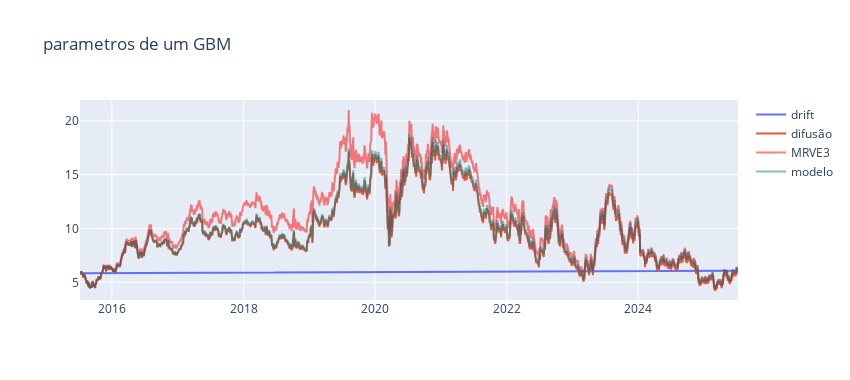

Notebook code cell kept with this figure:
### Markdown cell above
## simulação de preços
 [movimento browniano geométrico](https://pt.wikipedia.org/wiki/Movimento_browniano_geom%C3%A9trico) (GBM):


Esse modelo simula o comportamento de uma ação usando a fórmula

$$
S_t = S_{t-\Delta t}e^{\left( \mu - \frac{\sigma^2}{2} \right) \Delta t + \sigma z_t \sqrt{\Delta t}}
$$

em que $S_0$ e $S_t$ são o preço da ação no início e no instante $t$, respectivamente,  $\mu$ e $\sigma$ são a média e o desvio padrão do retorno esperado de uma ação, e $z_i$ é uma componente aleatória --- um número sorteado a partir de uma [distribuição normal](https://pt.wikipedia.org/wiki/Distribui%C3%A7%C3%A3o_normal) com média 0 e desvio padrão 1 --- e $\Delta t$ é o número de dias das taxa de retorno (como estamos trabalhando com retorno diário $\Delta t=1$)
$$
S_t = S_{0}e^{\left( \mu - \frac{\sigma^2}{2} \right) t + \sigma z_t }
$$
A componente $\exp{\left( \mu - {\sigma^2}/{2} \right)t}$ é conhecida como **deriva** (*drift*) e modela uma tendência determinística do preço da ação: $S_t = S_0 \exp{\left( \mu - {\sigma^2}/{2} \right)t}$.

A componente $\exp {\sigma W_t}$ é conhecida como **difusão** (*diffusion*), e é usado para modelar um conjunto de eventos imprevisíveis que ocorrem durante este movimento.

### Code cell
rate = preco[codigo].pct_change().fillna(0)
s_media = rate.mean()
s_devp  = rate.std()
S0 = preco[codigo].iloc[0]

drift = pd.Series(s_media - (s_devp**2)/2 , index=preco.index)
St_dri = S0*np.exp(drift.cumsum())

Z = ( rate - s_media) / s_devp
diffusion = Z * s_devp
St_dif = S0*np.exp(diffusion.cumsum())

St = S0 * np.exp((drift+diffusion).cumsum())

trace1 = go.Scatter(x=preco.index , y = St_dri , name='drift')
trace2 = go.Scatter(x=preco.index , y = preco[codigo] , name=codigo, line=dict(color='rgba(1.0 ,0, 0, 0.5)'))
trace3 = go.Scatter(x=preco.index , y = St_dif , name='difusão')
trace4 = go.Scatter(x=preco.index , y = St , name='modelo' , line=dict(color='rgba(0, 0.5, 0.5, 0.5)'))
figdata = [trace1,trace3,trace2,trace4]
fig = go.Figure(data=figdata)
fig.update_layout(title='parametros de um GBM', height=380, width=850 )

fig.show()

### Figure 1 — Plotly figure (JSON) as saved in the notebook; plotly's stock layout.template omitted (floating-point values rounded to 4 significant figures; data arrays with more than 128 entries replaced by an {"elided": "..."} marker saying what was removed)
{"data": [{"name": "drift", "type": "scatter", "x": {"elided": "2480 str values"}, "y": {"elided": "2480 float values"}}, {"name": "difusão", "type": "scatter", "x": {"elided": "2480 str values"}, "y": {"elided": "2480 float values"}}, {"line": {"color": "rgba(1.0 ,0, 0, 0.5)"}, "name": "MRVE3", "type": "scatter", "x": {"elided": "2480 str values"}, "y": {"elided": "2480 float values"}}, {"line": {"color": "rgba(0, 0.5, 0.5, 0.5)"}, "name": "modelo", "type": "scatter", "x": {"elided": "2480 str values"}, "y": {"elided": "2480 float values"}}], "layout": {"height": 380, "title": {"text": "parametros de um GBM"}, "width": 850}}
